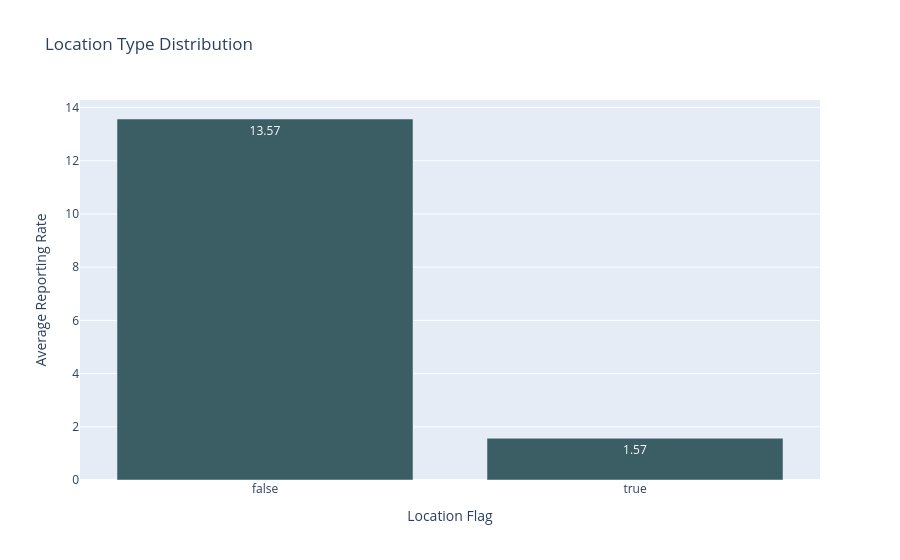

The cell this chart's notebook holds for it:
### Code cell
px.bar(plot_df, x='is_remote', y='Average Reporting Rate', title='Location Type Distribution' ,
        color_discrete_sequence=[ "#3B5E64"], labels= {'is_remote' : 'Location Flag'},
         text_auto= True )

### Figure 1 — Plotly figure (JSON) as saved in the notebook; plotly's stock layout.template omitted (floating-point values rounded to 4 significant figures)
{"data": [{"hovertemplate": "Location Flag=%{x}<br>Average Reporting Rate=%{y}<extra></extra>", "legendgroup": "", "marker": {"color": "#3B5E64", "pattern": {"shape": ""}}, "name": "", "orientation": "v", "showlegend": false, "textposition": "auto", "texttemplate": "%{y}", "type": "bar", "x": [false, true], "xaxis": "x", "y": [13.57, 1.57], "yaxis": "y"}], "layout": {"barmode": "relative", "legend": {"tracegroupgap": 0}, "title": {"text": "Location Type Distribution"}, "xaxis": {"anchor": "y", "domain": [0, 1], "title": {"text": "Location Flag"}}, "yaxis": {"anchor": "x", "domain": [0, 1], "title": {"text": "Average Reporting Rate"}}}}
